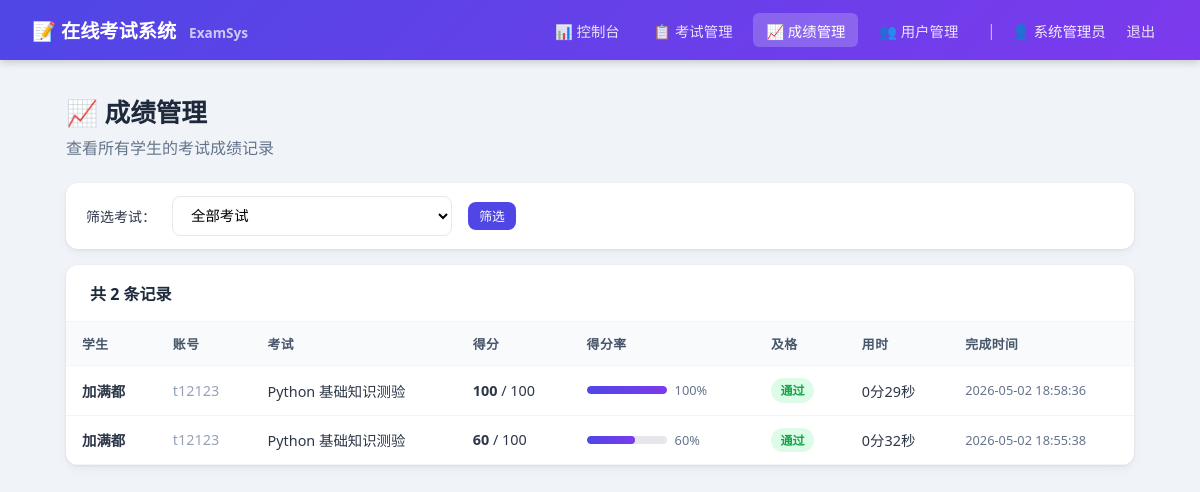
Page /admin/records (signed in) on the committed database.
### tables this page shows
CREATE TABLE exam_records (
        id         INTEGER PRIMARY KEY AUTOINCREMENT,
        exam_id    INTEGER NOT NULL,
        user_id    INTEGER NOT NULL,
        answers    TEXT,                  -- JSON
        score      INTEGER DEFAULT 0,
        total      INTEGER DEFAULT 0,
        passed     INTEGER DEFAULT 0,
        started_at TEXT DEFAULT (datetime('now','localtime')),
        finished_at TEXT,
        time_used  INTEGER DEFAULT 0,     -- seconds
        FOREIGN KEY(exam_id) REFERENCES exams(id),
        FOREIGN KEY(user_id) REFERENCES users(id)
    );

CREATE TABLE users (
        id       INTEGER PRIMARY KEY AUTOINCREMENT,
        username TEXT UNIQUE NOT NULL,
        password TEXT NOT NULL,
        role     TEXT NOT NULL DEFAULT 'student',  -- admin / student
        name     TEXT,
        created_at TEXT DEFAULT (datetime('now','localtime'))
    );

CREATE TABLE exams (
        id          INTEGER PRIMARY KEY AUTOINCREMENT,
        title       TEXT NOT NULL,
        description TEXT,
        duration    INTEGER DEFAULT 60,   -- minutes
        pass_score  INTEGER DEFAULT 60,
        shuffle     INTEGER DEFAULT 1,    -- shuffle questions
        status      TEXT DEFAULT 'draft', -- draft/published/closed
        created_by  INTEGER,
        created_at  TEXT DEFAULT (datetime('now','localtime')),
        FOREIGN KEY(created_by) REFERENCES users(id)
    );

### app.py (the view)
@app.route('/admin/records')
@admin_required
def admin_records():
    db = get_db()
    exam_id = request.args.get('exam_id', type=int)
    query = ("SELECT er.*, u.name as uname, u.username, e.title as etitle, e.pass_score "
             "FROM exam_records er JOIN users u ON er.user_id=u.id "
             "JOIN exams e ON er.exam_id=e.id WHERE er.finished_at IS NOT NULL ")
    params = []
    if exam_id:
        query += "AND er.exam_id=? "
        params.append(exam_id)
    query += "ORDER BY er.finished_at DESC"
    records = db.execute(query, params).fetchall()
    exams   = db.execute("SELECT id,title FROM exams ORDER BY title").fetchall()
    return render_template('admin_records.html', records=records, exams=exams, selected_exam=exam_id)

### app.py (called while the page is built)
def get_db():
    if 'db' not in g:
        g.db = sqlite3.connect(DB_PATH)
        g.db.row_factory = sqlite3.Row
        g.db.execute("PRAGMA journal_mode=WAL")
    return g.db

def login_required(f):
    @wraps(f)
    def decorated(*args, **kwargs):
        if 'user_id' not in session:
            flash('请先登录', 'warning')
            return redirect(url_for('login'))
        return f(*args, **kwargs)
    return decorated

def admin_required(f):
    @wraps(f)
    def decorated(*args, **kwargs):
        if session.get('role') != 'admin':
            flash('权限不足', 'danger')
            return redirect(url_for('index'))
        return f(*args, **kwargs)
    return login_required(decorated)

### templates/admin_records.html (shortened to what this page needs)
{% extends 'base.html' %}
{% block content %}
<div class="page-header">
  <h1>📈 成绩管理</h1>
  <p>查看所有学生的考试成绩记录</p>
</div>
<div class="card" style="margin-bottom:1rem">
  <div class="card-body" style="padding:.85rem 1.25rem">
    <form method="GET" style="display:flex;gap:1rem;align-items:center;flex-wrap:wrap">
      <label style="font-size:.875rem;font-weight:500;white-space:nowrap">筛选考试：</label>
      <select name="exam_id" class="form-control" style="max-width:280px">
        <option value="">全部考试</option>
      </select>
      <button type="submit" class="btn btn-primary btn-sm">筛选</button>
    </form>
  </div>
</div>
<div class="card">
  <div class="card-header">
    <h3>共 {{ records|length }} 条记录</h3>
  </div>
  <div class="card-body" style="padding:0">
    <div class="table-wrap">
      <table>
        <thead>
          <tr><th>学生</th><th>账号</th><th>考试</th><th>得分</th><th>得分率</th><th>及格</th><th>用时</th><th>完成时间</th></tr>
        </thead>
        <tbody>
          {% for r in records %}
          {% set pct = (r.score / r.total * 100)|int if r.total else 0 %}
          <tr>
            <td><strong>{{ r.uname }}</strong></td>
            <td style="color:#94a3b8">{{ r.username }}</td>
            <td>{{ r.etitle }}</td>
            <td><strong>{{ r.score }}</strong> / {{ r.total }}</td>
            <td>
              <div style="display:flex;align-items:center;gap:.5rem">
                <div class="progress-bar" style="width:80px"><div class="progress-fill" style="width:{{ pct }}%"></div></div>
                <span style="font-size:.8rem;color:#64748b">{{ pct }}%</span>
              </div>
            </td>
            <td>{% if r.passed %}<span class="badge badge-success">通过</span>{% else %}<span class="badge badge-danger">未通过</span>{% endif %}</td>
            <td>{{ (r.time_used//60) }}分{{ (r.time_used%60) }}秒</td>
            <td style="color:#64748b;font-size:.8rem">{{ r.finished_at }}</td>
          </tr>
          {% else %}
          <tr><td colspan="8" style="text-align:center;color:#94a3b8;padding:2.5rem">暂无成绩记录</td></tr>
          {% endfor %}
        </tbody>
      </table>
    </div>
  </div>
</div>
{% endblock %}

### templates/base.html (style rules this page uses)
* { box-sizing:border-box;margin:0;padding:0 }
body { font-family:'Segoe UI',system-ui,sans-serif;background:#f0f4f8;color:#2d3748;min-height:100vh }
.page-header { margin-bottom:1.5rem }
.page-header h1 { font-size:1.6rem;color:#1e293b;display:flex;align-items:center;gap:.5rem }
.page-header p { color:#64748b;margin-top:.3rem }
.card { background:#fff;border-radius:12px;box-shadow:0 1px 3px rgba(0,0,0,.08),0 4px 12px rgba(0,0,0,.04);overflow:hidden;margin-bottom:1.5rem }
.card-header { padding:1rem 1.5rem;border-bottom:1px solid #f1f5f9;display:flex;align-items:center;justify-content:space-between }
.card-header h3 { font-size:1rem;font-weight:600;color:#1e293b }
.card-body { padding:1.5rem }
.table-wrap { overflow-x:auto }
table { width:100%;border-collapse:collapse }
th,td { padding:.75rem 1rem;text-align:left;border-bottom:1px solid #f1f5f9;font-size:.9rem }
th { background:#f8fafc;font-weight:600;color:#475569;font-size:.8rem;text-transform:uppercase;letter-spacing:.5px }
.form-control { width:100%;padding:.6rem .875rem;border:1.5px solid #e5e7eb;border-radius:8px;font-size:.9rem;transition:border-color .2s,box-shadow .2s;background:#fff }
select.form-control { cursor:pointer }
.btn { display:inline-flex;align-items:center;gap:.35rem;padding:.5rem 1.1rem;border-radius:8px;font-size:.875rem;font-weight:500;cursor:pointer;border:none;transition:all .2s;white-space:nowrap }
.btn-primary { background:#4f46e5;color:#fff }
.btn-sm { padding:.3rem .7rem;font-size:.8rem }
.badge { display:inline-flex;align-items:center;padding:.2rem .6rem;border-radius:20px;font-size:.75rem;font-weight:600 }
.badge-success { background:#dcfce7;color:#16a34a }
.progress-bar { height:8px;background:#e5e7eb;border-radius:999px;overflow:hidden;margin:.5rem 0 }
.progress-fill { height:100%;border-radius:999px;background:linear-gradient(90deg,#4f46e5,#7c3aed);transition:width .4s }

### rows in the picture
exam_records: uname "加满都", username "t12123", etitle "Python 基础知识测验", score "100", total "100", pct "100", passed "通过", time_used "0", (r.time_used%60) "29", finished_at "2026-05-02 18:58:36"
exam_records: uname "加满都", username "t12123", etitle "Python 基础知识测验", score "60", total "100", passed "通过", time_used "0", (r.time_used%60) "32", finished_at "2026-05-02 18:55:38"

### other values in the picture
{{ session.name }} "系统管理员"
{{ records|length }} "2"
